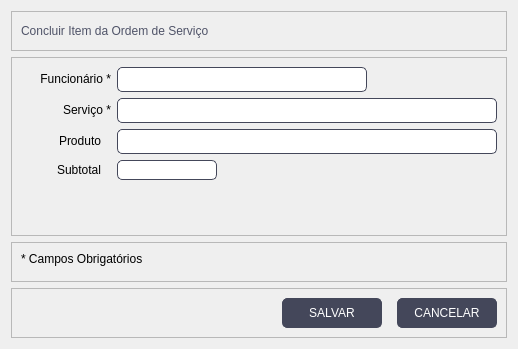
      <widget class="QWidget" name="tab_concluir">
       <attribute name="title">
        <string>Concluir</string>
       </attribute>
       <layout class="QVBoxLayout" name="verticalLayout_5">
        <item>
         <widget class="QFrame" name="frame_8">
          <property name="minimumSize">
           <size>
            <width>0</width>
            <height>40</height>
           </size>
          </property>
          <property name="maximumSize">
           <size>
            <width>16777215</width>
            <height>40</height>
           </size>
          </property>
          <property name="frameShape">
           <enum>QFrame::StyledPanel</enum>
          </property>
          <property name="frameShadow">
           <enum>QFrame::Raised</enum>
          </property>
          <layout class="QHBoxLayout" name="horizontalLayout_6">
           <item>
            <widget class="QLabel" name="label_11">
             <property name="styleSheet">
              <string notr="true">
QLabel{
	font: 87 12pt &quot;Arial Black&quot;;
	color: #4f5368;
	
}</string>
             </property>
             <property name="text">
              <string>Concluir Item da Ordem de Serviço</string>
             </property>
            </widget>
           </item>
          </layout>
         </widget>
        </item>
        <item>
         <widget class="QFrame" name="frame_9">
          <property name="styleSheet">
           <string notr="true">QLineEdit{
	border-radius: 5px;
	border: 0.5px solid #44475a;
	font:11pt &quot;MS Shell Dlg 2&quot;;
	padding: 1px;
	background-color: #FFFFFF;
}

QLabel{
	font: 75 11pt &quot;Arial&quot;;
}</string>
          </property>
          <property name="frameShape">
           <enum>QFrame::StyledPanel</enum>
          </property>
          <property name="frameShadow">
           <enum>QFrame::Raised</enum>
          </property>
          <layout class="QFormLayout" name="formLayout_3">
           <property name="horizontalSpacing">
            <number>6</number>
           </property>
           <item row="0" column="0">
            <widget class="QLabel" name="label_12">
             <property name="minimumSize">
              <size>
               <width>90</width>
               <height>0</height>
              </size>
             </property>
             <property name="maximumSize">
              <size>
               <width>90</width>
               <height>16777215</height>
              </size>
             </property>
             <property name="text">
              <string>Funcionário *</string>
             </property>
             <property name="alignment">
              <set>Qt::AlignRight|Qt::AlignTrailing|Qt::AlignVCenter</set>
             </property>
            </widget>
           </item>
           <item row="0" column="1">
            <widget class="QLineEdit" name="funcionario">
             <property name="enabled">
              <bool>false</bool>
             </property>
             <property name="minimumSize">
              <size>
               <width>250</width>
               <height>25</height>
              </size>
             </property>
             <property name="maximumSize">
              <size>
               <width>250</width>
               <height>25</height>
              </size>
             </property>
            </widget>
           </item>
           <item row="1" column="0">
            <widget class="QLabel" name="label_13">
             <property name="minimumSize">
              <size>
               <width>90</width>
               <height>0</height>
              </size>
             </property>
             <property name="maximumSize">
              <size>
               <width>90</width>
               <height>16777215</height>
              </size>
             </property>
             <property name="text">
              <string>Serviço *</string>
             </property>
             <property name="alignment">
              <set>Qt::AlignRight|Qt::AlignTrailing|Qt::AlignVCenter</set>
             </property>
            </widget>
           </item>
           <item row="1" column="1">
            <widget class="QLineEdit" name="servico">
             <property name="enabled">
              <bool>false</bool>
             </property>
             <property name="minimumSize">
              <size>
               <width>380</width>
               <height>25</height>
              </size>
             </property>
             <property name="maximumSize">
              <size>
               <width>380</width>
               <height>25</height>
              </size>
             </property>
            </widget>
           </item>
           <item row="2" column="0">
            <widget class="QLabel" name="label_14">
             <property name="minimumSize">
              <size>
               <width>80</width>
               <height>0</height>
              </size>
             </property>
             <property name="maximumSize">
              <size>
               <width>80</width>
               <height>16777215</height>
              </size>
             </property>
             <property name="text">
              <string>Produto</string>
             </property>
             <property name="alignment">
              <set>Qt::AlignRight|Qt::AlignTrailing|Qt::AlignVCenter</set>
             </property>
            </widget>
           </item>
           <item row="2" column="1">
            <widget class="QLineEdit" name="produto">
             <property name="enabled">
              <bool>false</bool>
             </property>
             <property name="minimumSize">
              <size>
               <width>380</width>
               <height>25</height>
              </size>
             </property>
             <property name="maximumSize">
              <size>
               <width>380</width>
               <height>25</height>
              </size>
             </property>
            </widget>
           </item>
           <item row="3" column="0">
            <widget class="QLabel" name="label_15">
             <property name="minimumSize">
              <size>
               <width>80</width>
               <height>0</height>
              </size>
             </property>
             <property name="maximumSize">
              <size>
               <width>80</width>
               <height>16777215</height>
              </size>
             </property>
             <property name="text">
              <string>Subtotal</string>
             </property>
             <property name="alignment">
              <set>Qt::AlignRight|Qt::AlignTrailing|Qt::AlignVCenter</set>
             </property>
            </widget>
           </item>
           <item row="3" column="1">
            <widget class="QLineEdit" name="subtotal">
             <property name="enabled">
              <bool>false</bool>
             </property>
             <property name="minimumSize">
              <size>
               <width>100</width>
               <height>0</height>
              </size>
             </property>
             <property name="maximumSize">
              <size>
               <width>100</width>
               <height>16777215</height>
              </size>
             </property>
            </widget>
           </item>
           <item row="4" column="0">
            <spacer name="verticalSpacer_2">
             <property name="orientation">
              <enum>Qt::Vertical</enum>
             </property>
             <property name="sizeHint" stdset="0">
              <size>
               <width>20</width>
               <height>40</height>
              </size>
             </property>
            </spacer>
           </item>
          </layout>
         </widget>
        </item>
        <item>
         <widget class="QFrame" name="frame_14">
          <property name="minimumSize">
           <size>
            <width>0</width>
            <height>40</height>
           </size>
          </property>
          <property name="maximumSize">
           <size>
            <width>16777215</width>
            <height>40</height>
           </size>
          </property>
          <property name="frameShape">
           <enum>QFrame::StyledPanel</enum>
          </property>
          <property name="frameShadow">
           <enum>QFrame::Raised</enum>
          </property>
          <layout class="QHBoxLayout" name="horizontalLayout_10">
           <item>
            <widget class="QLabel" name="label_16">
             <property name="styleSheet">
              <string notr="true">font: 75 11pt &quot;MS Shell Dlg 2&quot;;</string>
             </property>
             <property name="text">
              <string>* Campos Obrigatórios</string>
             </property>
             <property name="alignment">
              <set>Qt::AlignLeading|Qt::AlignLeft|Qt::AlignTop</set>
             </property>
            </widget>
           </item>
          </layout>
         </widget>
        </item>
        <item>
         <widget class="QFrame" name="frame_13">
          <property name="minimumSize">
           <size>
            <width>0</width>
            <height>30</height>
           </size>
          </property>
          <property name="styleSheet">
           <string notr="true">QPushButton{
	font: 87 8pt &quot;Arial Black&quot;;
	border: 0.5px solid #44475a;
	border-radius: 5px;
	color: rgb(255, 255, 255);
	background-color: #44475a;
}
QPushButton:hover{
	background-color: #4f5368;
}</string>
          </property>
          <property name="frameShape">
           <enum>QFrame::StyledPanel</enum>
          </property>
          <property name="frameShadow">
           <enum>QFrame::Raised</enum>
          </property>
          <layout class="QHBoxLayout" name="horizontalLayout_9">
           <property name="spacing">
            <number>15</number>
           </property>
           <item>
            <spacer name="horizontalSpacer_3">
             <property name="orientation">
              <enum>Qt::Horizontal</enum>
             </property>
             <property name="sizeHint" stdset="0">
              <size>
               <width>40</width>
               <height>20</height>
              </size>
             </property>
            </spacer>
           </item>
           <item>
            <widget class="QPushButton" name="salvar">
             <property name="minimumSize">
              <size>
               <width>100</width>
               <height>30</height>
              </size>
             </property>
             <property name="maximumSize">
              <size>
               <width>100</width>
               <height>30</height>
              </size>
             </property>
             <property name="text">
              <string>SALVAR</string>
             </property>
            </widget>
           </item>
           <item>
            <widget class="QPushButton" name="cancelar">
             <property name="minimumSize">
              <size>
               <width>100</width>
               <height>30</height>
              </size>
             </property>
             <property name="maximumSize">
              <size>
               <width>100</width>
               <height>30</height>
              </size>
             </property>
             <property name="text">
              <string>CANCELAR</string>
             </property>
            </widget>
           </item>
          </layout>
         </widget>
        </item>
       </layout>
      </widget>
